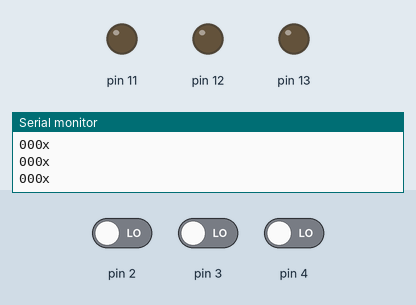
Recording of a sketch running on a simulated Arduino Uno, built with avr-gcc and run on an emulated ATmega328P. On the bench: output pins drawn as LEDs (lit = HIGH), the last lines printed to the serial monitor. Inputs (shaded band) come from the test bench; at power-on: pin 2 LOW, pin 3 LOW, pin 4 LOW.

Above: at 1.2 s.
1.3 s: pin 2 driven HIGH
At 1.6 s:
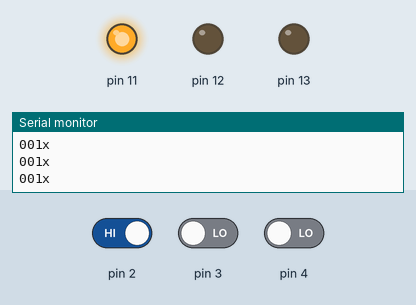
2.8 s: pin 3 driven HIGH
At 3.8 s:
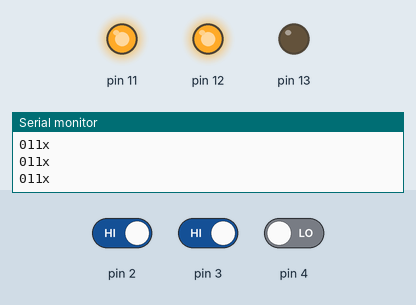
4.3 s: pin 4 driven HIGH
At 4.9 s:
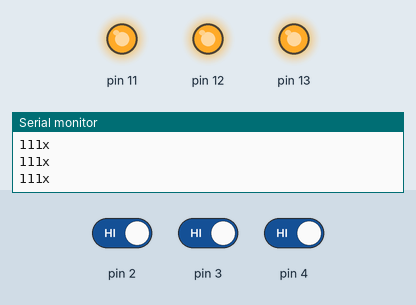
5.8 s: pin 2 driven LOW
At 6.2 s:
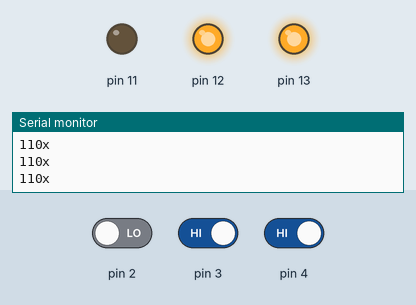
7.3 s: pin 3 driven LOW
At 8.4 s:
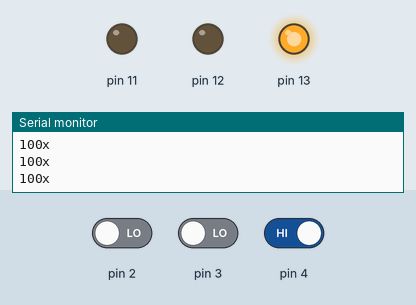
8.8 s: pin 2 driven HIGH
At 9.7 s:
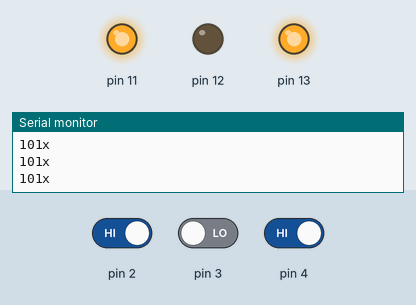
Timing chart, 0 to 11.3 s (numbered marks = the images above; inputs shaded):
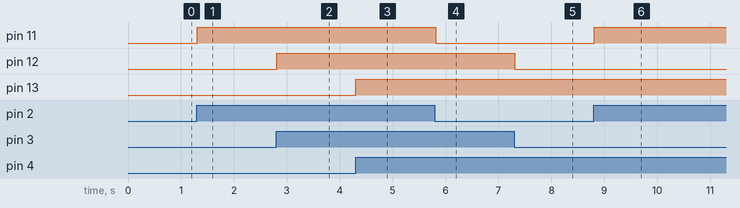

Measured:
- after the input at 1.3 s, pin 11: LOW → HIGH at once
- after the input at 2.8 s, pin 12: LOW → HIGH at once
- after the input at 4.3 s, pin 13: LOW → HIGH at once
- after the input at 5.8 s, pin 11: HIGH → LOW at once
- after the input at 7.3 s, pin 12: HIGH → LOW at once
- after the input at 8.8 s, pin 11: LOW → HIGH at once

The sketch:

one-number-3bit-input.ino
```cpp
void setup() {
  //start serial connection
  Serial.begin(9600);
  //read value
  pinMode(4, INPUT);
  pinMode(3, INPUT);
  pinMode(2, INPUT);
  // LED lights
  pinMode(13, OUTPUT);
  // FIRST ONE
  pinMode(12, OUTPUT);
  // SECOND ONE
  pinMode(11, OUTPUT);
  // THRID ONE
}

void loop() {
  //read the input number
  int Val1 = digitalRead(4);
  int Val2 = digitalRead(3);
  int Val3 = digitalRead(2);
  //print
  Serial.print(Val1);
  Serial.print(Val2);
  Serial.print(Val3);
  Serial.println('x');
  // LED1
  if (Val1 == HIGH)  {
    digitalWrite(13, HIGH);
  } else {
    digitalWrite(13, LOW);
  }
  // LED2
  if (Val2 == HIGH)  {
    digitalWrite(12, HIGH);
  } else {
    digitalWrite(12, LOW);
  }
  // LED3
  if (Val3 == HIGH)  {
    digitalWrite(11, HIGH);
  } else {
    digitalWrite(11, LOW);
  }
  //Serial.print('a');
  /*
  if (Serial.available() > 1) {
    int input = Serial.read();
    //if is valid input
    //Serial.print('b');
    int Val = 0;
    if ((input >= '0') && (input <= '7')) {
      Val = input;
    }
    //convert to seperate bits
    int Val1 = bitRead(Val,2);
    int Val2 = bitRead(Val,1);
    int Val3 = bitRead(Val,0);
    //print out the value
    Serial.print(Val1);
    Serial.print(Val2);
    Serial.print(Val3);
    Serial.println('x');
    // LED1
    if (Val1 == HIGH)  {
      digitalWrite(13, HIGH);
    } else {
      digitalWrite(13, LOW);
    }
    // LED2
    if (Val2 == HIGH)  {
      digitalWrite(12, HIGH);
    } else {
      digitalWrite(12, LOW);
    }
    // LED3
    if (Val3 == HIGH)  {
      digitalWrite(8, HIGH);
    } else {
      digitalWrite(8, LOW);
    }
  }*/

}
```
